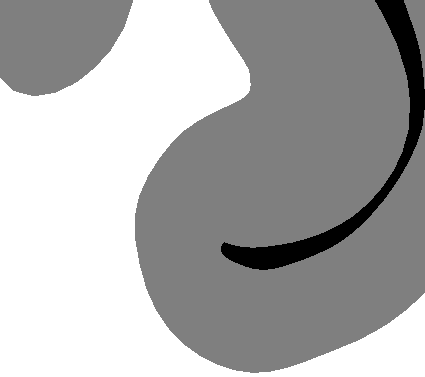
#> input picture example_masks/1.png, 425 x 377 px
$ jupyter execute --allow-errors example.ipynb   (shell and % lines are left out)
#> lines starting #> are read from the running program, lines starting #| are printed output that depends on the picture
### ev_segment.py
import cv2
import numpy as np

import borders
import contours
import contours.find
import layers
import masks


def ev_segment(
    mask: np.ndarray,
    layer_thicknesses: list[float] | np.ndarray,
    scale: float = 1,
    smoothing_degree: int = 30,
    report=False,
):
    """Creates an equivolumetric layering segmentation of a histological masks.

    Args:
        mask (np.ndarray): Histological mask as a 2D numpy array.
            0 indicates area 'above' the area to be segmented.
            1 indicates area to be segmented.
            2 indicates area 'below' the area to be segmented.
            3 indicates area to ignore.
            E.g. for cortical layers, 0 would be background, 1 is the grey matter, 2 is the white matter.
        layer_thicknesses (list[float] | np.ndarray): Expected (volumetric) thickness of each layer.
            Unit is unimportant as long as they are consistent. Layers should be listed in descending order.
        scale (float, optional): Scaling factor calculating contours. Defaults to 1.
            A higher scale usually leads to better results but is also slower.
        smoothing_degree (int, optional): Smoothing degree for the final contours. Defaults to 30.
        report (bool, optional): If True, prints messages regarding progress on intermediate steps. Defaults to False.
    Returns:
        np.ndarray: Segmented equivolumetric masks.
            0 indicates area 'above' the segmented area.
            1-n indicates the n equivolumetric layers.
            n+1 indicates area 'below' the area to be segmented.
            n+2 indicates area not segmented.
    """
    assert masks.is_valid_mask(mask)

    if report:
        print("Step 1: Rescaling and filtering the mask...")
    isolated = masks.isolate_target_region(mask)
    rescaled_mask = cv2.resize(
        isolated, None, fx=scale, fy=scale, interpolation=cv2.INTER_NEAREST
    )
    mask_borders = borders.find_borders(rescaled_mask)

    if report:
        print("Step 2: Calculating distances from inner and outer edges...")
    if scale <= 1:
        distances = borders.map_distance_inside_target(rescaled_mask, mask_borders)
    else:
        sml_mask_borders = borders.find_borders(isolated)
        sml_distances = borders.map_distance_inside_target(isolated, sml_mask_borders)
        distances = cv2.resize(
            sml_distances,
            (rescaled_mask.shape[1], rescaled_mask.shape[0]),
            interpolation=cv2.INTER_CUBIC,
        )

    distances[rescaled_mask != 1] = np.inf

    if report:
        print("Step 3: Calculating contours for inner and outer surfaces...")
    outer_contour = contours.find.longest(mask_borders[:, :, 0])
    inner_contour = contours.find.longest(mask_borders[:, :, 1])

    if report:
        print("Step 4: Pairing the contours...")
    paired = contours.PairedContours.from_contours(
        outer_contour,
        inner_contour,
        rescaled_mask,
        min_step_size=10,
        decross_links=True,
    )

    if report:
        print("Step 5: Calculating equivolumetric masks...")

    vol_layers = layers.VolLayers.from_depth_and_paired_contours(
        rescaled_mask, distances, layer_thicknesses, paired
    )
    vol_layers.smooth_inner_layers(smoothing_degree)

    output = vol_layers.draw(np.zeros_like(rescaled_mask))
    inner = len(layer_thicknesses) + 1
    padding = len(layer_thicknesses) + 2
    output[(rescaled_mask == 1) & (output == 0)] = padding
    output[rescaled_mask == 2] = inner
    output[rescaled_mask == 3] = padding

    output = cv2.resize(
        output, (mask.shape[1], mask.shape[0]), interpolation=cv2.INTER_NEAREST
    )

    return output

### example.ipynb
[cell 1]
import cv2
from matplotlib import pyplot as plt

from ev_segment import ev_segment

[cell 2]
EXAMPLE = ("1.png")

mask = cv2.imread(f"example_masks/{EXAMPLE}", cv2.IMREAD_UNCHANGED)
#> mask is the input picture: shape (377, 425); min 0, max 2, mean 1.36

#> (the rest of this cell did not finish here and is left out)


fig, ax = plt.subplots(1, 2, figsize=(12, 5))

ax[0].imshow(mask, cmap="plasma")
ax[0].set_title("Input Mask")
ax[1].imshow(vol_mask, cmap="plasma")
ax[1].set_title("EV Segmented Mask")
plt.show()

[cell 3]
EXAMPLE = ("2.png")

mask = cv2.imread(f"example_masks/{EXAMPLE}", cv2.IMREAD_UNCHANGED)
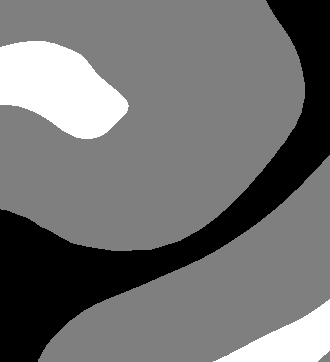
#> input picture example_masks/2.png, 330 x 362 px
#> mask is the input picture: shape (362, 330); min 0, max 2, mean 0.891

#> (the rest of this cell did not finish here and is left out)


fig, ax = plt.subplots(1, 2, figsize=(12, 5))

ax[0].imshow(mask, cmap="plasma")
ax[0].set_title("Input Mask")
ax[1].imshow(vol_mask, cmap="plasma")
ax[1].set_title("EV Segmented Mask")
plt.show()

[cell 4]
EXAMPLE = ("3.png")

mask = cv2.imread(f"example_masks/{EXAMPLE}", cv2.IMREAD_UNCHANGED)
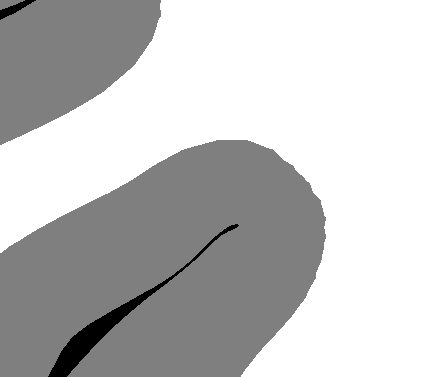
#> input picture example_masks/3.png, 425 x 377 px
#> mask is the input picture: shape (377, 425); min 0, max 2, mean 1.51

#> (the rest of this cell did not finish here and is left out)


fig, ax = plt.subplots(1, 2, figsize=(12, 5))

ax[0].imshow(mask, cmap="plasma")
ax[0].set_title("Input Mask")
ax[1].imshow(vol_mask, cmap="plasma")
ax[1].set_title("EV Segmented Mask")
plt.show()

[cell 5]
EXAMPLE = ("4.png")

mask = cv2.imread(f"example_masks/{EXAMPLE}", cv2.IMREAD_UNCHANGED)
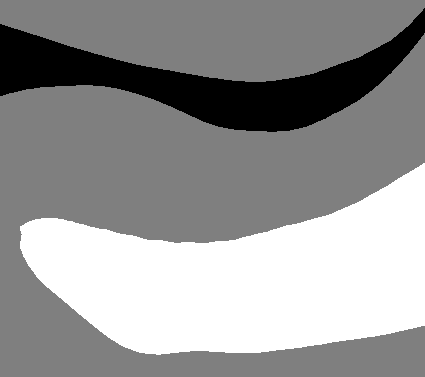
#> input picture example_masks/4.png, 425 x 377 px
#> mask is the input picture: shape (377, 425); min 0, max 2, mean 1.18

#> (the rest of this cell did not finish here and is left out)


fig, ax = plt.subplots(1, 2, figsize=(12, 5))

ax[0].imshow(mask, cmap="plasma")
ax[0].set_title("Input Mask")
ax[1].imshow(vol_mask, cmap="plasma")
ax[1].set_title("EV Segmented Mask")
plt.show()

[cell 6]
EXAMPLE = ("5.png")

mask = cv2.imread(f"example_masks/{EXAMPLE}", cv2.IMREAD_UNCHANGED)
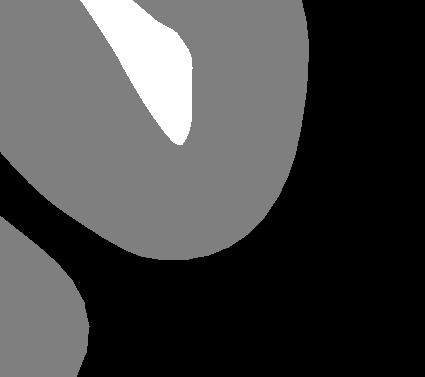
#> input picture example_masks/5.png, 425 x 377 px
#> mask is the input picture: shape (377, 425); min 0, max 2, mean 0.543

#> (the rest of this cell did not finish here and is left out)
